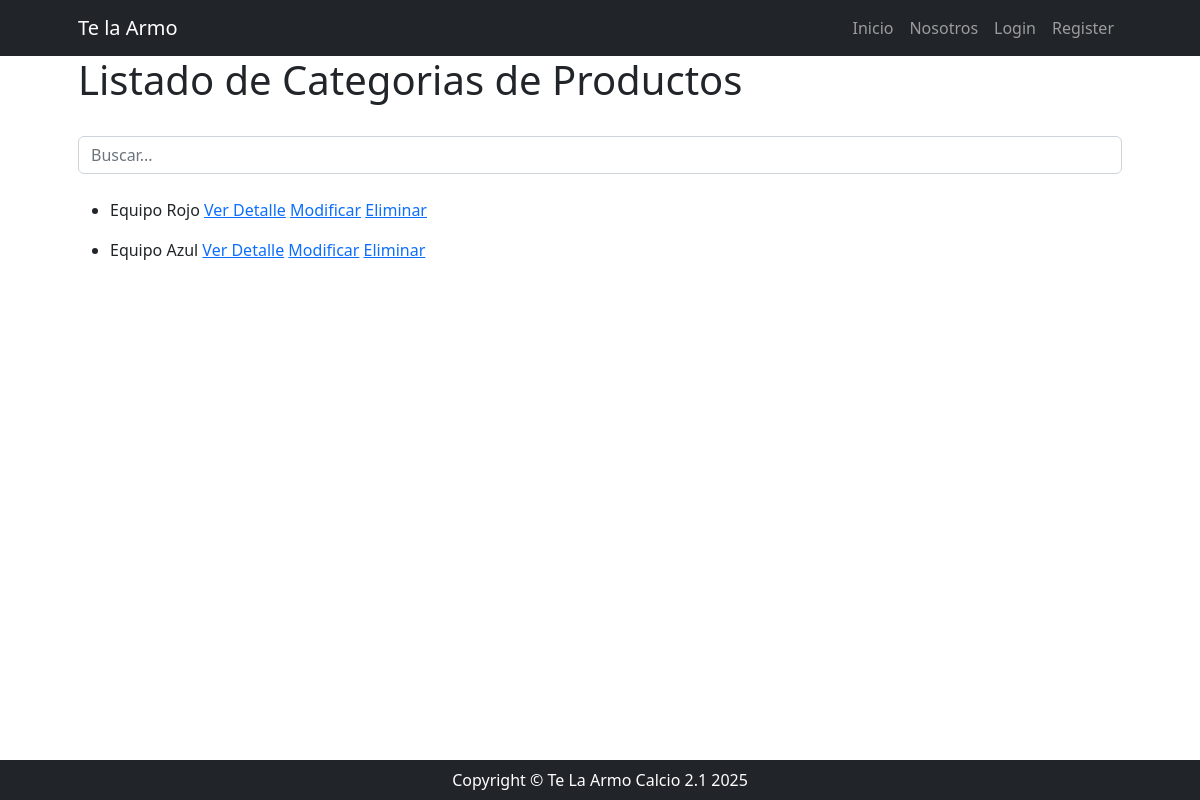
Before: /productos/productocategoria/list/ with the older database file.
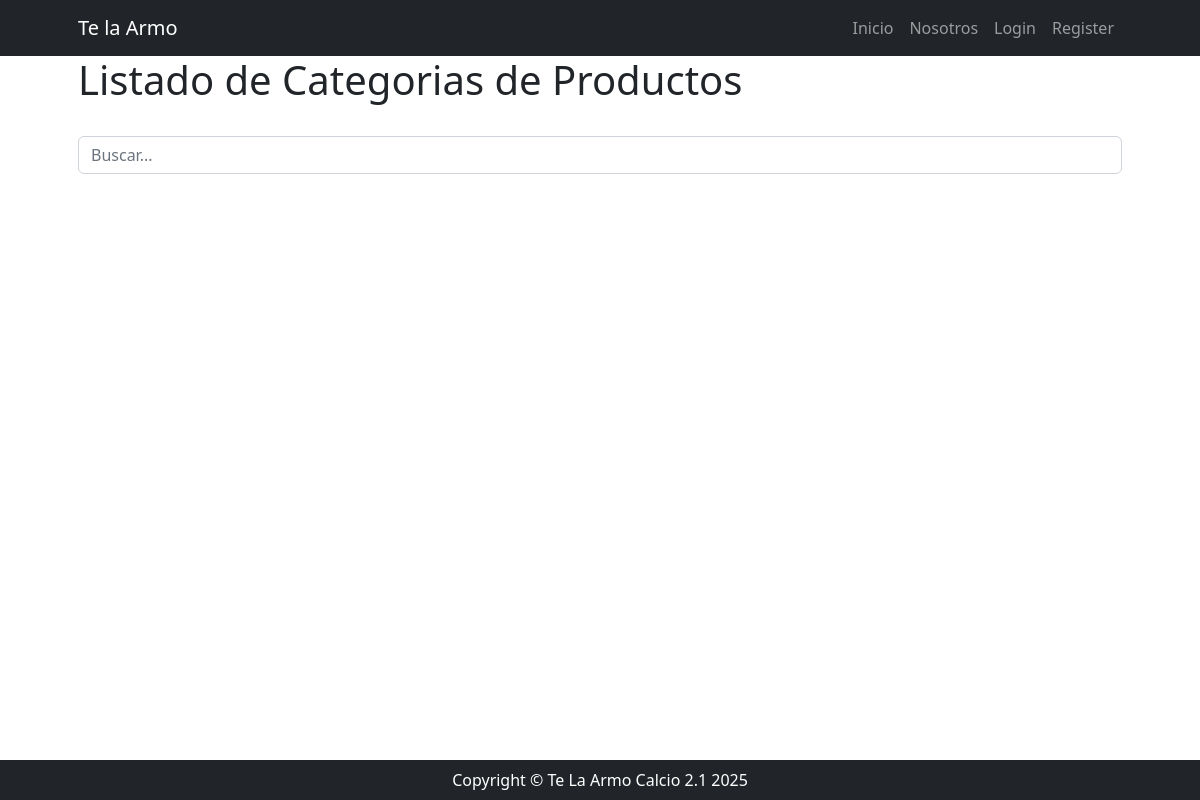
After: the same page with the newer database file.
### producto/models.py (models this page shows, shortened)
class ProductoCategoria(models.Model):
    nombre = models.CharField(max_length=100)
    descripcion = models.TextField(null=True, blank=True, verbose_name="descripcion", max_length=1000)
    precio = models.FloatField()
    stock = models.IntegerField()
    class Meta:
        verbose_name = "ProductoCategoria"
        verbose_name_plural = "ProductoCategorias"
        ordering = ['id']

### producto/views.py (the view)
# urls.py: path("productocategoria/list/", views.ProductoCategoriaList.as_view(), name="productocategoria_list"),
class ProductoCategoriaList(ListView):
    model = ProductoCategoria
    def get_queryset(self):
        if self.request.GET.get('consulta'):
            consultar = self.request.GET.get('consulta')
            object_list = ProductoCategoria.objects.filter(nombre__icontains=consultar)
        else:
            object_list = ProductoCategoria.objects.all()
        return object_list

### producto/templates/producto/productocategoria_list.html (shortened to what this page needs)
{% extends "core/base.html" %}
{% block content %}
    <h1>Listado de Categorias de Productos</h1>
    <div class="py-lg-4">
        <form action="" method="get">
            <input type="text" class ="form-control" name="consulta" placeholder="Buscar...">
        </form>
    </div>
    {% for producto in object_list %}
    <ul>
        <li>{{ producto.nombre }}
        <a href="{% url 'producto:productocategoria_detail' producto.id %}">Ver Detalle</a>
        <a href="{% url 'producto:productocategoria_update' producto.id %}">Modificar</a>
        <a href="{% url 'producto:productocategoria_delete' producto.id %}">Eliminar</a>
        </li>
    </ul>
    {% endfor %}
{% endblock content %}

### core/templates/core/base.html (shortened to what this page needs)
{% load static %}
<!DOCTYPE html>
<html lang="en">
    <head>
        <link href="{% static 'core/css/styles.css' %}" rel="stylesheet" />
    </head>
    <body>
        {% include "core/navbar.html" %}
        <div class="container px-4 px-lg-5">
            {% block content %}
            {% endblock content %}
            {% include "core/footer.html" %}
        </div>
    </body>
</html>

### core/templates/core/navbar.html (shortened to what this page needs)
<nav class="navbar navbar-expand-lg navbar-dark bg-dark">
    <div class="container px-5">
        <a class="navbar-brand" href="#!">Te la Armo</a>
        <div class="collapse navbar-collapse" id="navbarSupportedContent">
            <ul class="navbar-nav ms-auto mb-2 mb-lg-0">
                <li class="nav-item"><a class="nav-link {% if request.path == '/' %} active {% endif %}" aria-current="page" href="{% url 'core:index' %}">Inicio</a></li>
                <li class="nav-item"><a class="nav-link {% if '/about/' in request.path %} active {% endif %}" href="{% url 'core:about' %}">Nosotros</a></li>
                {% if user.is_authenticated %}
                    <li class="nav-item"><a class="nav-link {% if '/clientes/' in request.path %} active {% endif %}" href="{% url 'cliente:index' %}">Jugadores</a></li>
                    <li class="nav-item"><a class="nav-link {% if '/productos/' in request.path %} active {% endif %}" href="{% url 'producto:index' %}">Productos</a></li>
                    <li class="nav-item"><a class="nav-link text-bg-info">{{ user.username.capitalize }}</a></li>
                    <li class="nav-item">
                        <form action="{% url 'core:logout' %}" method="POST">
                            {% csrf_token %}
                            <button type="submit" class="btn btn-dark">Logout</button>
                        </form>
                    </li>
                    {% else %}
                    <li class="nav-item"><a class="nav-link {% if '/login/' in request.path %} active {% endif %}" href="{% url 'core:login' %}">Login</a></li>
                    <li class="nav-item"><a class="nav-link {% if '/register/' in request.path %} active {% endif %}" href="{% url 'core:register' %}">Register</a></li>
                    {% endif %}
            </ul>
        </div>
    </div>
</nav>

### core/templates/core/footer.html
<footer class="py-2 bg-dark fixed-bottom">
        <div class="container px-4 px-lg-5"><p class="m-0 text-center text-white">Copyright © Te La Armo Calcio 2.1 2025</p></div>
</footer>

Changed rows visible on the page:
removed ProductoCategoria: nombre "Equipo Rojo"
removed ProductoCategoria: nombre "Equipo Azul"
